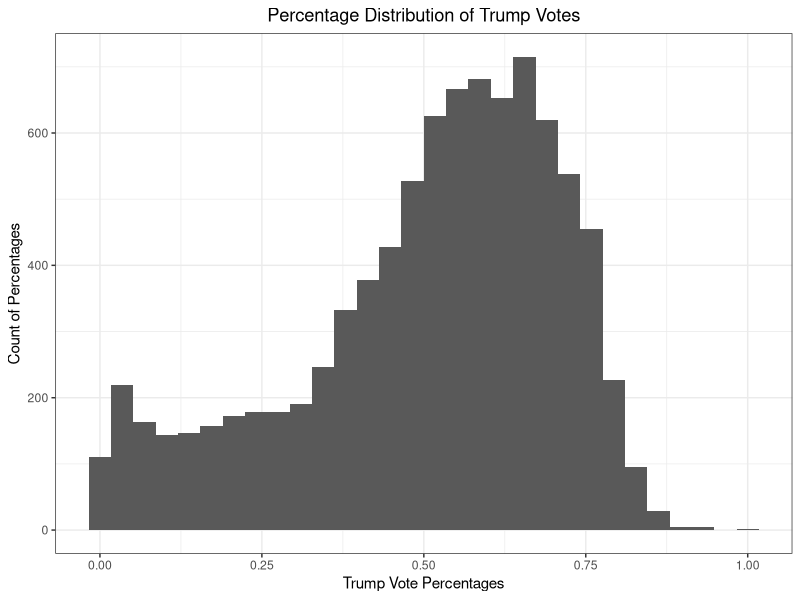
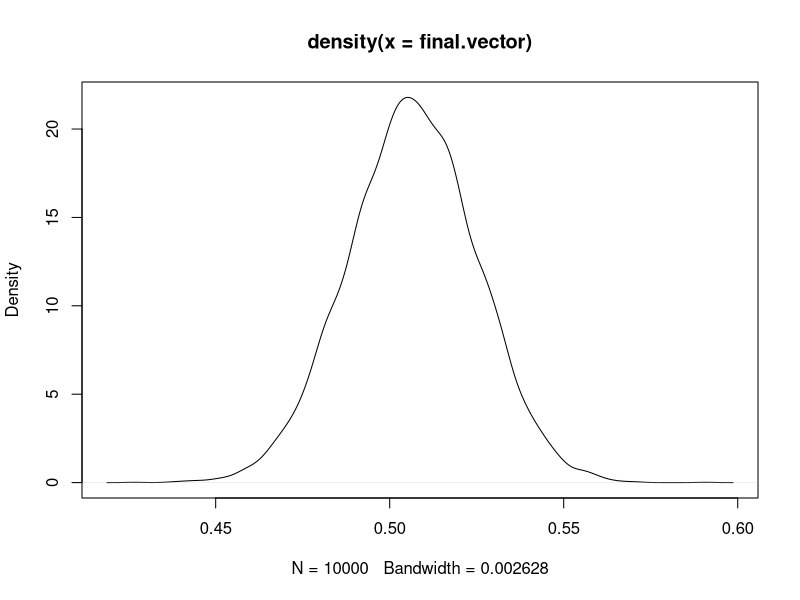

Source code (R) for these figures, in order:
#Suppose you are finding the mean of random variables that have an expected 
#value of 76 and variance of a variance of 35. Applying the Central Limit 
#Theorem, use R to answer the following questions
# (a) What is the probability that the average is between 73 and 78 in a random
#     sample of 50 observations?

#another way to do the problem
# standrd.error <- sqrt(35)/sqrt(50)
# pnorm(78,76,standrd.error,lower.tail = T)-pnorm(73,76,standrd.error,lower.tail = T)

pnorm(78,76,sqrt(35)/sqrt(50),lower.tail = T)-pnorm(73,76,sqrt(35)/sqrt(50),lower.tail = T)

# (b) Find a symmetric 99 percent confidence interval on the mean in a random
#     sample of 75 observations?

#lb
qnorm(.005,76,sqrt(35)/sqrt(75),lower.tail=T)
#ub
qnorm(.995,76,sqrt(35)/sqrt(75),lower.tail=T)

# (c) How large must my sample be in order for there to be a 95 percent probability
#     that my sample average is between 75.5 and 76.5? (Note, you will likely have
#     to round the answer you find to the nearest whole number. We can't sample a
#     fraction of person. YET.)

#getting the upper interval for the standard normal variable
#qnorm(0.975,0,1,lower.tail = T) #1.959964

#getting the interval ratio for both graphs
#((qnorm(0.975,0,1,lower.tail = T))/0.5) #3.919928
#1.96/0.5 #3.92

#converting the sqrt(35) to how it will look in the standard normal graph
(sqrt(35)*((qnorm(0.975,0,1,lower.tail = T))/0.5)) #23.19061
#sqrt(35)*3.92 #23.19

#squaring the values to find the sampling size
(sqrt(35)*((qnorm(0.975,0,1,lower.tail = T))/0.5))**2 #538
# 23.19**2 #538

#checking answer
#qnorm(.975,76,sqrt(35)/sqrt("Sample_Size"),lower.tail = T) # =76.5
qnorm(.975,76,sqrt(35)/sqrt((sqrt(35)*((qnorm(0.975,0,1,lower.tail = T))/0.5))**2),lower.tail = T) #76.5

(sqrt(35)/(0.5/1.96))**2
(sqrt(35)/(1.96/0.5))**2

library(readxl)
library(tidyverse)
# 2. One thing that we do when we make election projections is collect data from a sample of
# precincts and project something about what vote outcomes are likely to be in the entire
# state based on what we observe in the sample. We are going to do a simplified example
# of this using data from Ohio's 2016 presidential election. You will find on Canvas a
# dataset entitled "Ohio2016.xlsx." This dataset contains the number of ballots cast for
# Trump, Clinton, and all other candidates in this election by precinct).

# . (a) Load this dataset into R (I used the read excel() function from the readxl
#                                 library, another option is to use the import() function from the 'rio' package).

setwd('C:/Users/hussainsarfraz/Desktop/DATA 310')
ohio2016.election <- read_xlsx('Ohio2016.xlsx')

ohio2016.election <- ohio2016.election %>%
  mutate(trump.vote = Trump/Ballots)

ohio2016.election %>%
  ggplot() +
  geom_histogram(aes(x = trump.vote)) +
  xlab("Trump Vote Percentages") +
  ylab('Count of Percentages') +
  theme_bw() +
  ggtitle('Percentage Distribution of Trump Votes') +
  theme(plot.title = element_text(hjust = 0.5)) 



#(b)Given that this is all of the precints in Ohio, we can treat this like a 'Census'.
# Calculate the population mean and variance for Trump's vote share in a precinct.
mean(ohio2016.election$trump.vote)
var(ohio2016.election$trump.vote)

#(c) Suppose we sampled Trump's vote share from 40 randomly selected precincts
# on Election Night and averaged them together. Combine your knowledge of the
# population mean and variance and the Central Limit Theorem to make a prediction about what the 99 percent confidence interval would be on this statistic.

#lb
qnorm(0.005,mean(ohio2016.election$trump.vote),sqrt(var(ohio2016.election$trump.vote))/sqrt(40),lower.tail = T)

#ub
qnorm(0.995,mean(ohio2016.election$trump.vote),sqrt(var(ohio2016.election$trump.vote))/sqrt(40),lower.tail = T)

#(d) Calculate the bounds of this 99 percent confidence interval if 80 or 120
# precincts were sampled instead.

#80 sample size
#lb
qnorm(0.005,mean(ohio2016.election$trump.vote),sqrt(var(ohio2016.election$trump.vote))/sqrt(80),lower.tail = T)
#ub
qnorm(0.995,mean(ohio2016.election$trump.vote),sqrt(var(ohio2016.election$trump.vote))/sqrt(80),lower.tail = T)


#120 sample size
#lb
qnorm(0.005,mean(ohio2016.election$trump.vote),sqrt(var(ohio2016.election$trump.vote))/sqrt(120),lower.tail = T)
#ub
qnorm(0.995,mean(ohio2016.election$trump.vote),sqrt(var(ohio2016.election$trump.vote))/sqrt(120),lower.tail = T)



#(e) To confirm that the bounds calculated by the Central Limit Theorem are
# correct, run the following simulation
# - Draw a random sample of 120 precincts from the data (I use the 'sample()'
#                                                        function to do this).
trump.sample <- sample(ohio2016.election$trump.vote, 120, replace = FALSE, prob = NULL)


# - Calculate the average Trump vote share in these precincts.
# - Store this average in a vector
trump.average <- mean(trump.sample)

# - Repeat those three steps 10,000 times using a for loop

repeats <- 10000
final.vector <- rep(NA, length(repeats))

for(i in 1:repeats){
  
  samp <- sample(ohio2016.election$trump.vote, 120, replace = F, prob = NULL)
  
  final.vector[i] <- mean(samp)
}

# - After running the 10,000 simulations, use the quantile() function to find 0.5
# and 99.5 percentiles of the average Trump vote share over the 10,000 simulations. 
# Compares these values to the bounds on the symmetric 99 percent
# confidence interval you estimated using the Central Limit Theorem.

quantile(final.vector, probs = c(0.005,0.995))

plot(density(final.vector))
mean(final.vector)

